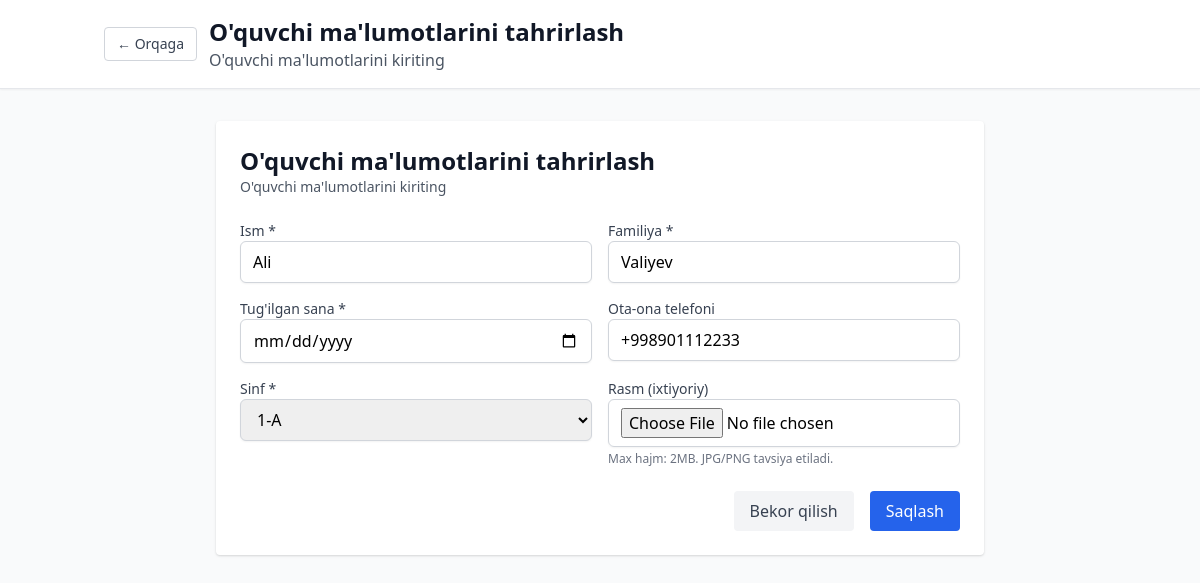
The app's page /manager/students/1/edit/ (signed in) with its own data.
### main_app/models.py (models this page shows, shortened)
class Student(models.Model):
    first_name = models.CharField(max_length=100, verbose_name="Ism")
    last_name = models.CharField(max_length=100, verbose_name="Familiya")
    class_assigned = models.ForeignKey(
        Class,
        on_delete=models.CASCADE,
        related_name='students',
        verbose_name="Sinf"
    )
    student_id = models.CharField(max_length=20, unique=True, verbose_name="O'quvchi ID")
    date_of_birth = models.DateField(verbose_name="Tug'ilgan sana")
    parent_phone = models.CharField(max_length=15, blank=True, verbose_name="Ota-ona telefoni")
    image = models.ImageField(upload_to='students_photo/', null=True, blank=True)
    enrollment_date = models.DateField(default=timezone.now, verbose_name="Ro'yxatga olingan sana")
    class Meta:
        verbose_name = "O'quvchi"
        verbose_name_plural = "O'quvchilar"
        ordering = ['first_name', 'last_name']

### main_app/views.py (the view)
# urls.py: path('manager/students/<int:student_id>/edit/', views.manager_students_edit, name='manager_students_edit'),
@login_required
def manager_students_edit(request, student_id):
    if request.user.role != 'manager':
        messages.error(request, "Sizda bu sahifaga kirish huquqi yo'q")
        return redirect('feedback:login')
    student = get_object_or_404(Student, id=student_id)
    if request.method == 'POST':
        form = StudentCreateForm(request.POST, request.FILES, instance=student)
        if form.is_valid():
            student = form.save()
            messages.success(request, f"O'quvchi {student.full_name} ma'lumotlari yangilandi!")
            return redirect('feedback:manager_students')
        else:
            messages.error(request, "Formada xatoliklar mavjud. Iltimos, tekshirib qaytadan urinib ko'ring.")
    else:
        form = StudentCreateForm(instance=student)
    context = {
        'form': form,
        'student': student,
        'title': 'O\'quvchi ma\'lumotlarini tahrirlash'
    }
    return render(request, 'manager/student_create.html', context)

### main_app/models.py (called while the page is built)
    def __str__(self):
        return self.name

### templates/manager/student_create.html (shortened to what this page needs)
{% extends 'base.html' %}
{% block content %}
<div class="min-h-screen bg-gray-50">
    <header class="bg-white shadow-sm border-b">
        <div class="container mx-auto px-4 py-4 flex flex-col md:flex-row md:items-center md:justify-between gap-4 text-center md:text-left">
            <div class="flex flex-col md:flex-row md:items-center gap-3">
                <a href="{% url 'feedback:manager_students' %}"
                class="inline-flex items-center justify-center px-3 py-1.5 border border-gray-300 text-sm font-medium rounded text-gray-700 bg-white hover:bg-gray-50">
                ← Orqaga
                </a>
                <div>
                    <h1 class="text-2xl font-bold text-gray-900">
                        {% if student %}O'quvchi ma'lumotlarini tahrirlash{% else %}Yangi o'quvchi qo'shish{% endif %}
                    </h1>
                    <p class="text-gray-600">O'quvchi ma'lumotlarini kiriting</p>
                </div>
            </div>
        </div>
    </header>
    <div class="container mx-auto px-4 py-8">
        <div class="max-w-3xl mx-auto bg-white rounded shadow p-6">
            <div class="flex items-center justify-between mb-6">
                <div>
                    <h1 class="text-2xl font-bold text-gray-900">
                        {% if student %} O'quvchi ma'lumotlarini tahrirlash {% else %} Yangi o'quvchi qo'shish {% endif%}
                    </h1>
                    <p class="text-sm text-gray-600">O'quvchi ma'lumotlarini kiriting</p>
                </div>
            </div>
            <form method="post" enctype="multipart/form-data" class="space-y-6">
                <div class="grid grid-cols-1 md:grid-cols-2 gap-4">
                    <div>
                        <label for="{{ form.first_name.id_for_label }}"
                            class="block text-sm font-medium text-gray-700">Ism *</label>
                        {{ form.first_name }}
                    </div>
                    <div>
                        <label for="{{ form.last_name.id_for_label }}"
                            class="block text-sm font-medium text-gray-700">Familiya *</label>
                        {{ form.last_name }}
                    </div>
                    <div>
                        <label for="{{ form.date_of_birth.id_for_label }}"
                            class="block text-sm font-medium text-gray-700">Tug'ilgan sana *</label>
                        {{ form.date_of_birth }}
                    </div>
                    <div>
                        <label for="{{ form.parent_phone.id_for_label }}"
                            class="block text-sm font-medium text-gray-700">Ota-ona telefoni</label>
                        {{ form.parent_phone }}
                    </div>
                    <div>
                        <label for="{{ form.class_assigned.id_for_label }}"
                            class="block text-sm font-medium text-gray-700">Sinf *</label>
                        {{ form.class_assigned }}
                    </div>
                    <div>
                        <label for="{{ form.image.id_for_label }}" class="block text-sm font-medium text-gray-700">Rasm
                            (ixtiyoriy)</label>
                        {{ form.image }}
                        <p class="text-xs text-gray-500 mt-1">Max hajm: 2MB. JPG/PNG tavsiya etiladi.</p>
                    </div>
                </div>
                <div class="flex justify-end mt-6 gap-4">
                    <a href="{% url 'feedback:manager_students' %}"
                        class="px-4 py-2 bg-gray-100 text-gray-700 rounded hover:bg-gray-200">Bekor qilish</a>
                    <button type="submit"
                        class="px-4 py-2 bg-blue-600 text-white rounded hover:bg-blue-700">Saqlash</button>
                </div>
            </form>
        </div>
    </div>
</div>
{% endblock %}

### static/css/style.css (style rules this page uses)
body { font-family: "Segoe UI", Tahoma, Geneva, Verdana, sans-serif; background-color: #f8f9fa; }

### records on screen
Student: first_name "Ali", last_name "Valiyev", parent_phone "+998901112233", class_assigned "1-A"
